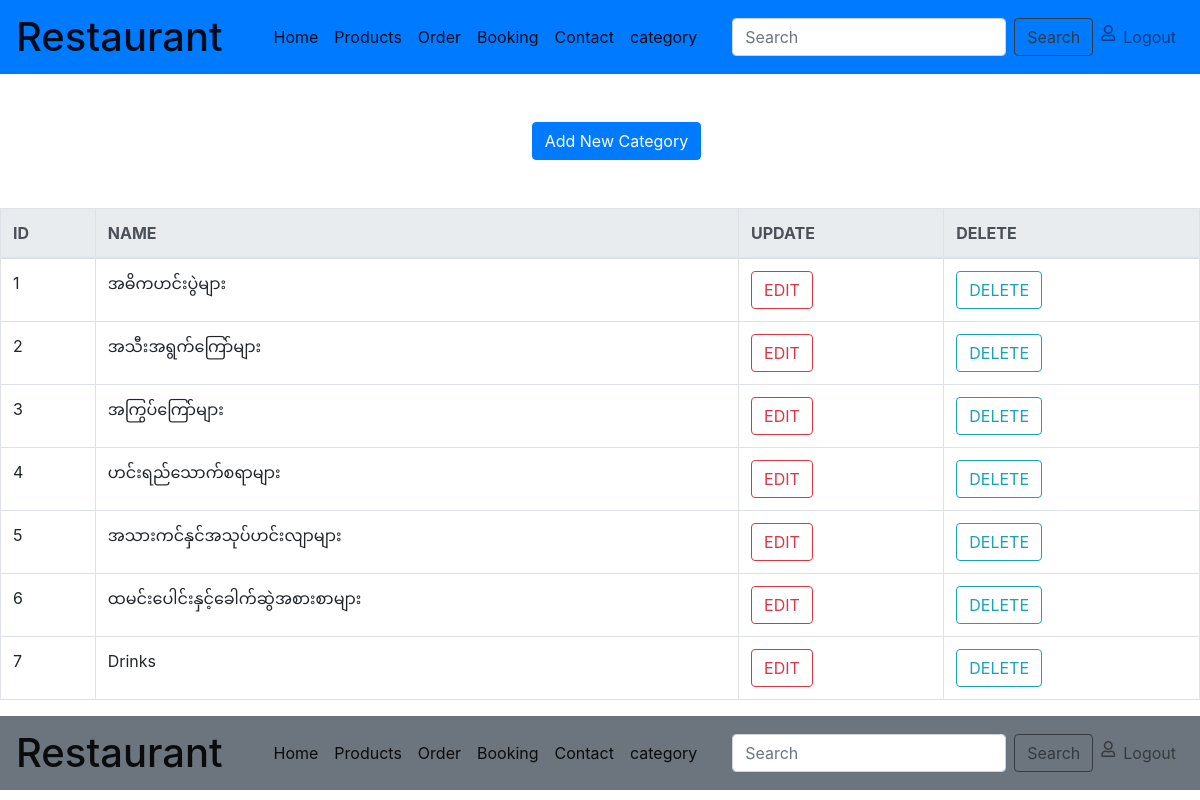
Screenshot of /admin/category.php with the database file from the repository.
### tables this page shows
CREATE TABLE `category` (
  `c_id` int(11) NOT NULL,
  `c_name` varchar(200) NOT NULL
);

### admin/category.php (the view, shortened to what this page needs)
<?php
include('db_con.php');
?>
<!DOCTYPE html>
<html lang="en">
<head>
    <link rel="stylesheet" href="css/fontawesome.min.css">
    <link rel="stylesheet" href="css/bootstrap.min.css">
</head>
<body id="reportsPage" class="bg02">
<nav class="navbar navbar-expand-lg navbar-light bg-primary">
                        <a class="navbar-brand" href="#">
                            <h1 class="tm-site-title mb-0">Restaurant</h1>
                        </a>
                        <div class="collapse navbar-collapse" id="navbarSupportedContent">
                            <ul class="navbar-nav mx-auto">
                                <li class="nav-item">
                                    <a class="nav-link active" href="home.php">Home
                                    </a>
                                </li>
                                <li class="nav-item">
                                    <a class="nav-link active" href="products.php">Products <span class="sr-only">(current)</span></a>
                                </li>
                                <li class="nav-item">
                                    <a class="nav-link active" href="view_order.php">Order <span class="sr-only">(current)</span></a>
                                </li>
                                <li class="nav-item">
                                    <a class="nav-link active" href="view_booking.php">Booking <span class="sr-only">(current)</span></a></a>
                                </li>
                                <li class="nav-item">
                                    <a class="nav-link active" href="feedback.php">Contact <span class="sr-only">(current)</span></a></a>
                                </li>
                                <li class="nav-item">
                                    <a class="nav-link active" href="category.php">category <span class="sr-only">(current)</span></a></a>
                                </li>
                            </ul>
                            <form class="form-inline my-2 my-lg-0">
                <input class="form-control mr-sm-2" type="search" placeholder="Search" aria-label="Search">
                <button class="btn btn-outline-dark my-2 my-sm-0" type="submit">Search</button>
            </form>
                            <ul class="navbar-nav">
                                <li class="nav-item">
                                    <a class="nav-link d-flex" href="index.php">
                                        <i class="far fa-user mr-2 tm-logout-icon"></i>
                                        <span>Logout</span>
                                    </a>
                                </li>
                            </ul>
                        </div>
                    </nav>
            <br><br>
            <div class="row tm-content-row tm-mt-big">
                <div class="col-xl-8 col-lg-12 tm-md-12 tm-sm-12 tm-col">
                    <div>
                        <div class="row">
                            <div class="col-md-8 col-sm-12">
                            </div>
                            <div style=" align :center;">
                                <a href="add_category.php" class="btn btn-small btn-primary">Add New Category</a>
                            </div>
                        </div>
                    </div>
                </div>
            </div>
            <br><br>
            <section class="intro">
            <table class="table table-bordered table-hover">
                <thead class="thead-light">
                        <tr class="text-uppercase text-success">
                            <th scope="col">ID</th>
                            <th scope="col">Name</th>
                            <th scope="col">Update</th>
                            <th scope="col">Delete</th>
                        </tr>
                    </thead>
                    <tbody>
                    <?php
                        $sql = "SELECT * FROM category";
                        $result = mysqli_query($con, $sql);
                        while ($row = mysqli_fetch_assoc($result)):
                            ?>
                            <tr>
                                <td>
                                    <?php echo $row['c_id']; ?>
                                </td>
                                <td>
                                    <?php echo $row['c_name']; ?>
                                </td>
                                <td><a href="edit_category.php?c_id=<?php echo $row['c_id']; ?>"
                                        class="btn btn-outline-danger">EDIT</a></td>
                                <td><a href="del_category.php?c_id=<?php echo $row['c_id']; ?>"
                                        class="btn btn-outline-info">DELETE</a></td>
                            </tr>
                        <?php endwhile; ?>
                    </tbody>
                </table>
            </section>
            <footer>
    <nav class="navbar navbar-expand-lg navbar-light bg-secondary">
                        <a class="navbar-brand" href="#">
                            <h1 class="tm-site-title mb-0">Restaurant</h1>
                        </a>
                        <div class="collapse navbar-collapse" id="navbarSupportedContent">
                            <ul class="navbar-nav mx-auto">
                                <li class="nav-item">
                                    <a class="nav-link active" href="home.php">Home
                                    </a>
                                </li>
                                <li class="nav-item">
                                    <a class="nav-link active" href="products.php">Products <span class="sr-only">(current)</span></a>
                                </li>
                                <li class="nav-item">
                                    <a class="nav-link active" href="view_order.php">Order <span class="sr-only">(current)</span></a>
                                </li>
                                <li class="nav-item">
                                    <a class="nav-link active" href="view_booking.php">Booking <span class="sr-only">(current)</span></a></a>
                                </li>
                                <li class="nav-item">
                                    <a class="nav-link active" href="feedback.php">Contact <span class="sr-only">(current)</span></a></a>
                                </li>
                                <li class="nav-item">
                                    <a class="nav-link active" href="category.php">category <span class="sr-only">(current)</span></a></a>
                                </li>
                            </ul>
                            <form class="form-inline my-2 my-lg-0">
                <input class="form-control mr-sm-2" type="search" placeholder="Search" aria-label="Search">
                <button class="btn btn-outline-dark my-2 my-sm-0" type="submit">Search</button>
            </form>
                            <ul class="navbar-nav">
                                <li class="nav-item">
                                    <a class="nav-link d-flex" href="index.php">
                                        <i class="far fa-user mr-2 tm-logout-icon"></i>
                                        <span>Logout</span>
                                    </a>
                                </li>
                            </ul>
                        </div>
                    </nav>
    </footer>
</body>
</html>

### rows the page displays
category: c_id "1", c_name "အဓိကဟင်းပွဲများ"
category: c_id "2", c_name "အသီးအရွက်ကြော်များ"
category: c_id "3", c_name "အကြွပ်ကြော်များ"
category: c_id "4", c_name "ဟင်းရည်သောက်စရာများ"
category: c_id "5", c_name "အသားကင်နှင်အသုပ်ဟင်းလျာများ"
category: c_id "6", c_name "ထမင်းပေါင်းနှင့်ခေါက်ဆွဲအစားစာများ"
category: c_id "7", c_name "Drinks"
